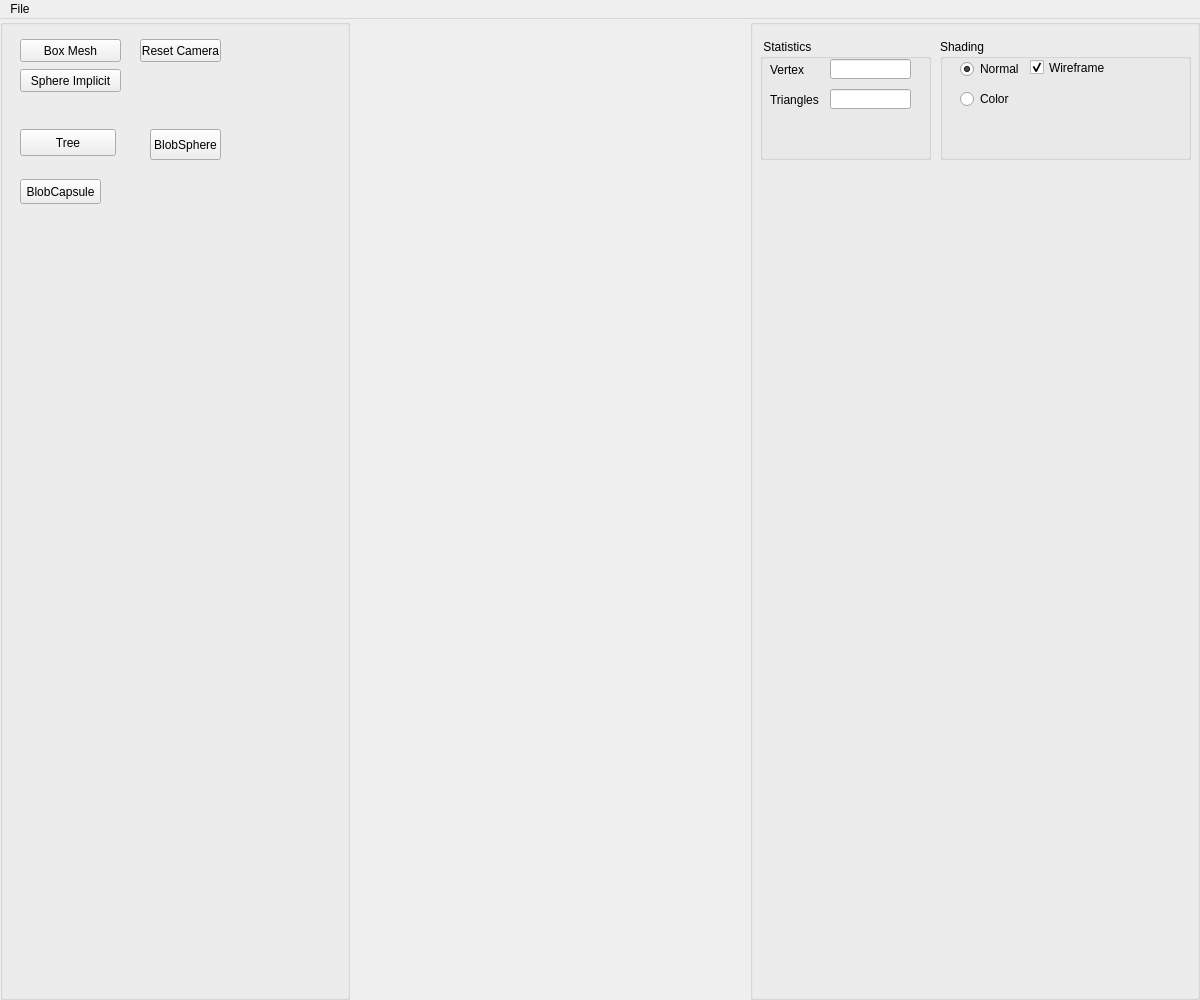
<?xml version="1.0" encoding="UTF-8"?>
<ui version="4.0">
 <class>Assets</class>
 <widget class="QMainWindow" name="Assets">
  <property name="geometry">
   <rect>
    <x>0</x>
    <y>0</y>
    <width>1200</width>
    <height>1000</height>
   </rect>
  </property>
  <property name="minimumSize">
   <size>
    <width>420</width>
    <height>300</height>
   </size>
  </property>
  <property name="windowTitle">
   <string>Implicit Terrain</string>
  </property>
  <widget class="QWidget" name="centralwidget">
   <layout class="QHBoxLayout">
    <property name="spacing">
     <number>0</number>
    </property>
    <property name="leftMargin">
     <number>0</number>
    </property>
    <property name="topMargin">
     <number>0</number>
    </property>
    <property name="rightMargin">
     <number>0</number>
    </property>
    <property name="bottomMargin">
     <number>0</number>
    </property>
    <item>
      <widget class="QGroupBox" name="Objects_groupBox">
       <property name="enabled">
        <bool>true</bool>
       </property>
       <property name="geometry">
        <rect>
         <x>60</x>
         <y>20</y>
         <width>350</width>
         <height>978</height>
        </rect>
       </property>
       <property name="sizePolicy">
        <sizepolicy hsizetype="Fixed" vsizetype="Minimum">
         <horstretch>0</horstretch>
         <verstretch>0</verstretch>
        </sizepolicy>
       </property>
       <property name="minimumSize">
        <size>
         <width>350</width>
         <height>250</height>
        </size>
       </property>
       <property name="title">
        <string/>
       </property>
       <widget class="QPushButton" name="boxMesh">
        <property name="geometry">
         <rect>
          <x>20</x>
          <y>20</y>
          <width>101</width>
          <height>23</height>
         </rect>
        </property>
        <property name="toolTip">
         <string>&lt;!DOCTYPE HTML PUBLIC &quot;-//W3C//DTD HTML 4.0//EN&quot; &quot;http://www.w3.org/TR/REC-html40/strict.dtd&quot;&gt;
&lt;html&gt;&lt;head&gt;&lt;meta name=&quot;qrichtext&quot; content=&quot;1&quot; /&gt;&lt;style type=&quot;text/css&quot;&gt;
p, li { white-space: pre-wrap; }
&lt;/style&gt;&lt;/head&gt;&lt;body style=&quot; font-family:'MS Shell Dlg 2'; font-size:8pt; font-weight:400; font-style:normal;&quot;&gt;
&lt;p style=&quot; margin-top:0px; margin-bottom:0px; margin-left:0px; margin-right:0px; -qt-block-indent:0; text-indent:0px;&quot;&gt;&lt;span style=&quot; color:#5500ff;&quot;&gt;Callback #01&lt;/span&gt;&lt;/p&gt;
&lt;p style=&quot; margin-top:0px; margin-bottom:0px; margin-left:0px; margin-right:0px; -qt-block-indent:0; text-indent:0px;&quot;&gt;&lt;span style=&quot; font-style:italic; color:#aa00ff;&quot;&gt;Create Eurographics 1996 Bear&lt;/span&gt;&lt;/p&gt;&lt;/body&gt;&lt;/html&gt;</string>
        </property>
        <property name="text">
         <string>Box Mesh</string>
        </property>
        <property name="checkable">
         <bool>false</bool>
        </property>
       </widget>
       <widget class="QPushButton" name="resetcameraButton">
        <property name="geometry">
         <rect>
          <x>140</x>
          <y>20</y>
          <width>81</width>
          <height>23</height>
         </rect>
        </property>
        <property name="toolTip">
         <string>&lt;html&gt;&lt;head/&gt;&lt;body&gt;&lt;p&gt;&lt;span style=&quot; color:#5500ff;&quot;&gt;Callback #03&lt;/span&gt;&lt;/p&gt;&lt;p&gt;&lt;span style=&quot; font-style:italic; color:#aa00ff;&quot;&gt;Create Eurographics 1996 Bird&lt;/span&gt;&lt;/p&gt;&lt;/body&gt;&lt;/html&gt;</string>
        </property>
        <property name="text">
         <string>Reset Camera</string>
        </property>
        <property name="checkable">
         <bool>true</bool>
        </property>
        <property name="autoDefault">
         <bool>false</bool>
        </property>
        <property name="default">
         <bool>false</bool>
        </property>
        <property name="flat">
         <bool>false</bool>
        </property>
       </widget>
       <widget class="QPushButton" name="sphereImplicit">
        <property name="geometry">
         <rect>
          <x>20</x>
          <y>50</y>
          <width>101</width>
          <height>23</height>
         </rect>
        </property>
        <property name="toolTip">
         <string>&lt;!DOCTYPE HTML PUBLIC &quot;-//W3C//DTD HTML 4.0//EN&quot; &quot;http://www.w3.org/TR/REC-html40/strict.dtd&quot;&gt;
&lt;html&gt;&lt;head&gt;&lt;meta name=&quot;qrichtext&quot; content=&quot;1&quot; /&gt;&lt;style type=&quot;text/css&quot;&gt;
p, li { white-space: pre-wrap; }
&lt;/style&gt;&lt;/head&gt;&lt;body style=&quot; font-family:'MS Shell Dlg 2'; font-size:8pt; font-weight:400; font-style:normal;&quot;&gt;
&lt;p style=&quot; margin-top:0px; margin-bottom:0px; margin-left:0px; margin-right:0px; -qt-block-indent:0; text-indent:0px;&quot;&gt;&lt;span style=&quot; color:#5500ff;&quot;&gt;Callback #01&lt;/span&gt;&lt;/p&gt;
&lt;p style=&quot; margin-top:0px; margin-bottom:0px; margin-left:0px; margin-right:0px; -qt-block-indent:0; text-indent:0px;&quot;&gt;&lt;span style=&quot; font-style:italic; color:#aa00ff;&quot;&gt;Create Eurographics 1996 Bear&lt;/span&gt;&lt;/p&gt;&lt;/body&gt;&lt;/html&gt;</string>
        </property>
        <property name="text">
         <string>Sphere Implicit</string>
        </property>
        <property name="checkable">
         <bool>false</bool>
        </property>
       </widget>
       <widget class="QPushButton" name="tree">
        <property name="geometry">
         <rect>
          <x>20</x>
          <y>110</y>
          <width>96</width>
          <height>27</height>
         </rect>
        </property>
        <property name="text">
         <string>Tree</string>
        </property>
       </widget>
       <widget class="QPushButton" name="blobSphere">
        <property name="geometry">
         <rect>
          <x>150</x>
          <y>110</y>
          <width>71</width>
          <height>31</height>
         </rect>
        </property>
        <property name="text">
         <string>BlobSphere</string>
        </property>
       </widget>
       <widget class="QPushButton" name="blobCapsule">
        <property name="geometry">
         <rect>
          <x>20</x>
          <y>160</y>
          <width>81</width>
          <height>25</height>
         </rect>
        </property>
        <property name="text">
         <string>BlobCapsule</string>
        </property>
       </widget>
      </widget>
    </item>
    <item>
     <widget class="QWidget" name="widget_GL" native="true"/>
    </item>
    <item>
     <widget class="QGroupBox" name="Parameters_groupBox">
      <property name="sizePolicy">
       <sizepolicy hsizetype="Maximum" vsizetype="Minimum">
        <horstretch>0</horstretch>
        <verstretch>0</verstretch>
       </sizepolicy>
      </property>
      <property name="minimumSize">
       <size>
        <width>450</width>
        <height>141</height>
       </size>
      </property>
      <property name="title">
       <string/>
      </property>
      <widget class="QGroupBox" name="groupBox_4">
       <property name="geometry">
        <rect>
         <x>10</x>
         <y>20</y>
         <width>171</width>
         <height>121</height>
        </rect>
       </property>
       <property name="title">
        <string> Statistics</string>
       </property>
       <widget class="QLabel" name="label_2">
        <property name="geometry">
         <rect>
          <x>10</x>
          <y>20</y>
          <width>61</width>
          <height>21</height>
         </rect>
        </property>
        <property name="text">
         <string>Vertex</string>
        </property>
       </widget>
       <widget class="QLineEdit" name="lineEdit_2">
        <property name="geometry">
         <rect>
          <x>70</x>
          <y>50</y>
          <width>81</width>
          <height>20</height>
         </rect>
        </property>
        <property name="alignment">
         <set>Qt::AlignmentFlag::AlignRight|Qt::AlignmentFlag::AlignTrailing|Qt::AlignmentFlag::AlignVCenter</set>
        </property>
       </widget>
       <widget class="QLabel" name="label_3">
        <property name="geometry">
         <rect>
          <x>10</x>
          <y>50</y>
          <width>61</width>
          <height>21</height>
         </rect>
        </property>
        <property name="text">
         <string>Triangles</string>
        </property>
       </widget>
       <widget class="QLineEdit" name="lineEdit">
        <property name="geometry">
         <rect>
          <x>70</x>
          <y>20</y>
          <width>81</width>
          <height>20</height>
         </rect>
        </property>
        <property name="text">
         <string/>
        </property>
        <property name="alignment">
         <set>Qt::AlignmentFlag::AlignRight|Qt::AlignmentFlag::AlignTrailing|Qt::AlignmentFlag::AlignVCenter</set>
        </property>
       </widget>
      </widget>
      <widget class="QGroupBox" name="groupBox_13">
       <property name="geometry">
        <rect>
         <x>190</x>
         <y>20</y>
         <width>251</width>
         <height>121</height>
        </rect>
       </property>
       <property name="title">
        <string>Shading</string>
       </property>
       <widget class="QRadioButton" name="radioShadingButton_1">
        <property name="geometry">
         <rect>
          <x>20</x>
          <y>20</y>
          <width>61</width>
          <height>20</height>
         </rect>
        </property>
        <property name="text">
         <string>Normal</string>
        </property>
        <property name="checked">
         <bool>true</bool>
        </property>
       </widget>
       <widget class="QCheckBox" name="wireframe">
        <property name="geometry">
         <rect>
          <x>90</x>
          <y>20</y>
          <width>81</width>
          <height>17</height>
         </rect>
        </property>
        <property name="text">
         <string>Wireframe</string>
        </property>
        <property name="checked">
         <bool>true</bool>
        </property>
       </widget>
       <widget class="QRadioButton" name="radioShadingButton_2">
        <property name="geometry">
         <rect>
          <x>20</x>
          <y>50</y>
          <width>61</width>
          <height>20</height>
         </rect>
        </property>
        <property name="text">
         <string>Color</string>
        </property>
        <property name="checked">
         <bool>false</bool>
        </property>
       </widget>
      </widget>
     </widget>
    </item>
   </layout>
  </widget>
  <widget class="QMenuBar" name="menubar">
   <property name="geometry">
    <rect>
     <x>0</x>
     <y>0</y>
     <width>1200</width>
     <height>22</height>
    </rect>
   </property>
   <widget class="QMenu" name="menuFile">
    <property name="title">
     <string>File</string>
    </property>
   </widget>
   <addaction name="menuFile"/>
  </widget>
  <action name="actionExit">
   <property name="text">
    <string>Exit</string>
   </property>
   <property name="shortcut">
    <string>Esc</string>
   </property>
  </action>
  <action name="actionNew_Scene">
   <property name="text">
    <string>New Scene</string>
   </property>
  </action>
  <action name="actionExport_obj">
   <property name="text">
    <string>OBJ File (.obj)</string>
   </property>
  </action>
  <action name="actionExport_ma">
   <property name="text">
    <string>Maya File (.ma)</string>
   </property>
  </action>
  <action name="actionLoad_ma">
   <property name="text">
    <string>Load</string>
   </property>
  </action>
  <action name="actionGL">
   <property name="text">
    <string>GL</string>
   </property>
  </action>
  <action name="actionVectorized">
   <property name="text">
    <string>Vectorized</string>
   </property>
  </action>
  <action name="actionExport_svg">
   <property name="text">
    <string>SVG File (.svg)</string>
   </property>
  </action>
  <action name="actionSphere_Tracing_png">
   <property name="text">
    <string>Sphere Tracing (.png)</string>
   </property>
  </action>
 </widget>
 <resources/>
 <connections/>
</ui>
